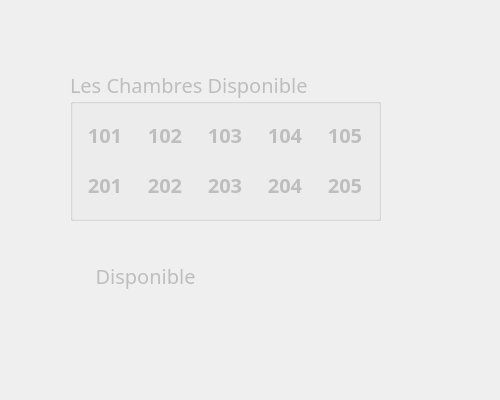
<?xml version="1.0" encoding="UTF-8"?>
<ui version="4.0">
 <class>RoomAvailableDialog</class>
 <widget class="QDialog" name="RoomAvailableDialog">
  <property name="windowModality">
   <enum>Qt::WindowModal</enum>
  </property>
  <property name="enabled">
   <bool>false</bool>
  </property>
  <property name="geometry">
   <rect>
    <x>0</x>
    <y>0</y>
    <width>500</width>
    <height>400</height>
   </rect>
  </property>
  <property name="windowTitle">
   <string>Disponibilites</string>
  </property>
  <property name="autoFillBackground">
   <bool>true</bool>
  </property>
  <widget class="QGroupBox" name="groupBox">
   <property name="geometry">
    <rect>
     <x>70</x>
     <y>70</y>
     <width>311</width>
     <height>151</height>
    </rect>
   </property>
   <property name="font">
    <font>
     <family>Pristina</family>
     <pointsize>15</pointsize>
    </font>
   </property>
   <property name="title">
    <string>Les Chambres Disponible</string>
   </property>
   <widget class="QLabel" name="lbl101">
    <property name="geometry">
     <rect>
      <x>10</x>
      <y>40</y>
      <width>50</width>
      <height>50</height>
     </rect>
    </property>
    <property name="font">
     <font>
      <family>Pristina</family>
      <pointsize>15</pointsize>
      <weight>75</weight>
      <bold>true</bold>
     </font>
    </property>
    <property name="text">
     <string>101</string>
    </property>
    <property name="textFormat">
     <enum>Qt::RichText</enum>
    </property>
    <property name="scaledContents">
     <bool>true</bool>
    </property>
    <property name="alignment">
     <set>Qt::AlignCenter</set>
    </property>
   </widget>
   <widget class="QLabel" name="lbl102">
    <property name="geometry">
     <rect>
      <x>70</x>
      <y>40</y>
      <width>50</width>
      <height>50</height>
     </rect>
    </property>
    <property name="font">
     <font>
      <family>Pristina</family>
      <pointsize>15</pointsize>
      <weight>75</weight>
      <bold>true</bold>
     </font>
    </property>
    <property name="text">
     <string>102</string>
    </property>
    <property name="scaledContents">
     <bool>true</bool>
    </property>
    <property name="alignment">
     <set>Qt::AlignCenter</set>
    </property>
   </widget>
   <widget class="QLabel" name="lbl103">
    <property name="geometry">
     <rect>
      <x>130</x>
      <y>40</y>
      <width>50</width>
      <height>50</height>
     </rect>
    </property>
    <property name="font">
     <font>
      <family>Pristina</family>
      <pointsize>15</pointsize>
      <weight>75</weight>
      <bold>true</bold>
     </font>
    </property>
    <property name="text">
     <string>103</string>
    </property>
    <property name="scaledContents">
     <bool>true</bool>
    </property>
    <property name="alignment">
     <set>Qt::AlignCenter</set>
    </property>
   </widget>
   <widget class="QLabel" name="lbl104">
    <property name="geometry">
     <rect>
      <x>190</x>
      <y>40</y>
      <width>50</width>
      <height>50</height>
     </rect>
    </property>
    <property name="font">
     <font>
      <family>Pristina</family>
      <pointsize>15</pointsize>
      <weight>75</weight>
      <bold>true</bold>
     </font>
    </property>
    <property name="text">
     <string>104</string>
    </property>
    <property name="scaledContents">
     <bool>true</bool>
    </property>
    <property name="alignment">
     <set>Qt::AlignCenter</set>
    </property>
   </widget>
   <widget class="QLabel" name="lbl105">
    <property name="geometry">
     <rect>
      <x>250</x>
      <y>40</y>
      <width>50</width>
      <height>50</height>
     </rect>
    </property>
    <property name="font">
     <font>
      <family>Pristina</family>
      <pointsize>15</pointsize>
      <weight>75</weight>
      <bold>true</bold>
     </font>
    </property>
    <property name="text">
     <string>105</string>
    </property>
    <property name="scaledContents">
     <bool>true</bool>
    </property>
    <property name="alignment">
     <set>Qt::AlignCenter</set>
    </property>
   </widget>
   <widget class="QLabel" name="lbl204">
    <property name="geometry">
     <rect>
      <x>190</x>
      <y>90</y>
      <width>50</width>
      <height>50</height>
     </rect>
    </property>
    <property name="font">
     <font>
      <family>Pristina</family>
      <pointsize>15</pointsize>
      <weight>75</weight>
      <bold>true</bold>
     </font>
    </property>
    <property name="text">
     <string>204</string>
    </property>
    <property name="scaledContents">
     <bool>true</bool>
    </property>
    <property name="alignment">
     <set>Qt::AlignCenter</set>
    </property>
   </widget>
   <widget class="QLabel" name="lbl205">
    <property name="geometry">
     <rect>
      <x>250</x>
      <y>90</y>
      <width>50</width>
      <height>50</height>
     </rect>
    </property>
    <property name="font">
     <font>
      <family>Pristina</family>
      <pointsize>15</pointsize>
      <weight>75</weight>
      <bold>true</bold>
     </font>
    </property>
    <property name="text">
     <string>205</string>
    </property>
    <property name="scaledContents">
     <bool>true</bool>
    </property>
    <property name="alignment">
     <set>Qt::AlignCenter</set>
    </property>
   </widget>
   <widget class="QLabel" name="lbl203">
    <property name="geometry">
     <rect>
      <x>130</x>
      <y>90</y>
      <width>50</width>
      <height>50</height>
     </rect>
    </property>
    <property name="font">
     <font>
      <family>Pristina</family>
      <pointsize>15</pointsize>
      <weight>75</weight>
      <bold>true</bold>
     </font>
    </property>
    <property name="text">
     <string>203</string>
    </property>
    <property name="scaledContents">
     <bool>true</bool>
    </property>
    <property name="alignment">
     <set>Qt::AlignCenter</set>
    </property>
   </widget>
   <widget class="QLabel" name="lbl201">
    <property name="geometry">
     <rect>
      <x>10</x>
      <y>90</y>
      <width>50</width>
      <height>50</height>
     </rect>
    </property>
    <property name="font">
     <font>
      <family>Pristina</family>
      <pointsize>15</pointsize>
      <weight>75</weight>
      <bold>true</bold>
     </font>
    </property>
    <property name="text">
     <string>201</string>
    </property>
    <property name="scaledContents">
     <bool>true</bool>
    </property>
    <property name="alignment">
     <set>Qt::AlignCenter</set>
    </property>
   </widget>
   <widget class="QLabel" name="lbl202">
    <property name="geometry">
     <rect>
      <x>70</x>
      <y>90</y>
      <width>50</width>
      <height>50</height>
     </rect>
    </property>
    <property name="font">
     <font>
      <family>Pristina</family>
      <pointsize>15</pointsize>
      <weight>75</weight>
      <bold>true</bold>
     </font>
    </property>
    <property name="text">
     <string>202</string>
    </property>
    <property name="scaledContents">
     <bool>true</bool>
    </property>
    <property name="alignment">
     <set>Qt::AlignCenter</set>
    </property>
   </widget>
  </widget>
  <widget class="QLabel" name="lblinfo">
   <property name="geometry">
    <rect>
     <x>80</x>
     <y>250</y>
     <width>121</width>
     <height>51</height>
    </rect>
   </property>
   <property name="font">
    <font>
     <family>Pristina</family>
     <pointsize>15</pointsize>
    </font>
   </property>
   <property name="text">
    <string>   Disponible</string>
   </property>
  </widget>
 </widget>
 <resources/>
 <connections/>
</ui>
